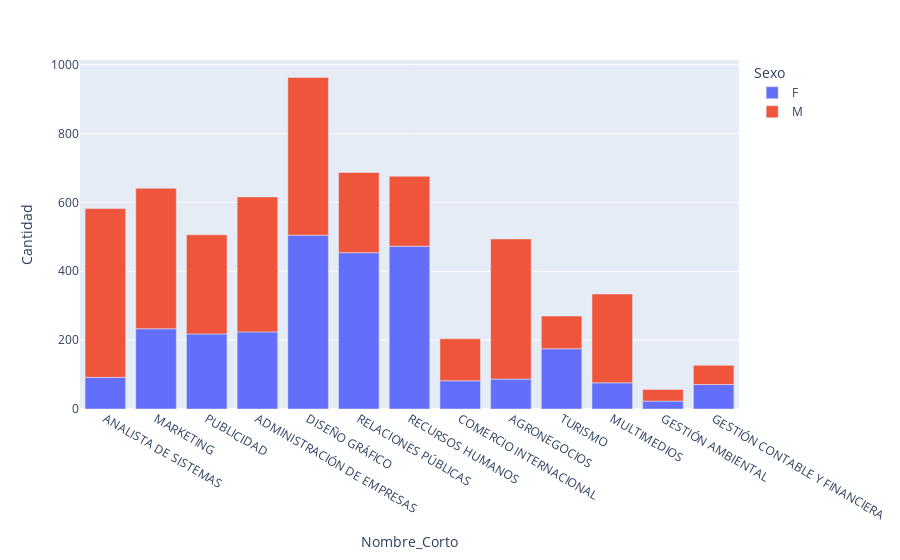

Here is the notebook cell this chart was saved with:
### Code cell
px.bar(df_Sexo_Alumno_xCarrera, x='Nombre_Corto',y='Cantidad', color='Sexo')

### Figure 1 — Plotly figure (JSON) as saved in the notebook; plotly's stock layout.template omitted (floating-point values rounded to 4 significant figures)
{"data": [{"alignmentgroup": "True", "hovertemplate": "Sexo=F<br>Nombre_Corto=%{x}<br>Cantidad=%{y}<extra></extra>", "legendgroup": "F", "marker": {"color": "#636efa", "pattern": {"shape": ""}}, "name": "F", "offsetgroup": "F", "orientation": "v", "showlegend": true, "textposition": "auto", "type": "bar", "x": ["ANALISTA DE SISTEMAS", "MARKETING", "PUBLICIDAD", "ADMINISTRACIÓN DE EMPRESAS", "DISEÑO GRÁFICO", "RELACIONES PÚBLICAS", "RECURSOS HUMANOS", "COMERCIO INTERNACIONAL", "AGRONEGOCIOS", "TURISMO", "MULTIMEDIOS", "GESTIÓN AMBIENTAL", "GESTIÓN CONTABLE Y FINANCIERA"], "xaxis": "x", "y": [92, 233, 218, 224, 505, 454, 473, 82, 87, 175, 76, 23, 71], "yaxis": "y"}, {"alignmentgroup": "True", "hovertemplate": "Sexo=M<br>Nombre_Corto=%{x}<br>Cantidad=%{y}<extra></extra>", "legendgroup": "M", "marker": {"color": "#EF553B", "pattern": {"shape": ""}}, "name": "M", "offsetgroup": "M", "orientation": "v", "showlegend": true, "textposition": "auto", "type": "bar", "x": ["ANALISTA DE SISTEMAS", "MARKETING", "PUBLICIDAD", "ADMINISTRACIÓN DE EMPRESAS", "DISEÑO GRÁFICO", "RELACIONES PÚBLICAS", "RECURSOS HUMANOS", "COMERCIO INTERNACIONAL", "AGRONEGOCIOS", "TURISMO", "MULTIMEDIOS", "GESTIÓN AMBIENTAL", "GESTIÓN CONTABLE Y FINANCIERA"], "xaxis": "x", "y": [490, 408, 288, 392, 458, 233, 203, 122, 407, 95, 258, 34, 56], "yaxis": "y"}], "layout": {"barmode": "relative", "legend": {"title": {"text": "Sexo"}, "tracegroupgap": 0}, "margin": {"t": 60}, "xaxis": {"anchor": "y", "domain": [0, 1], "title": {"text": "Nombre_Corto"}}, "yaxis": {"anchor": "x", "domain": [0, 1], "title": {"text": "Cantidad"}}}}
